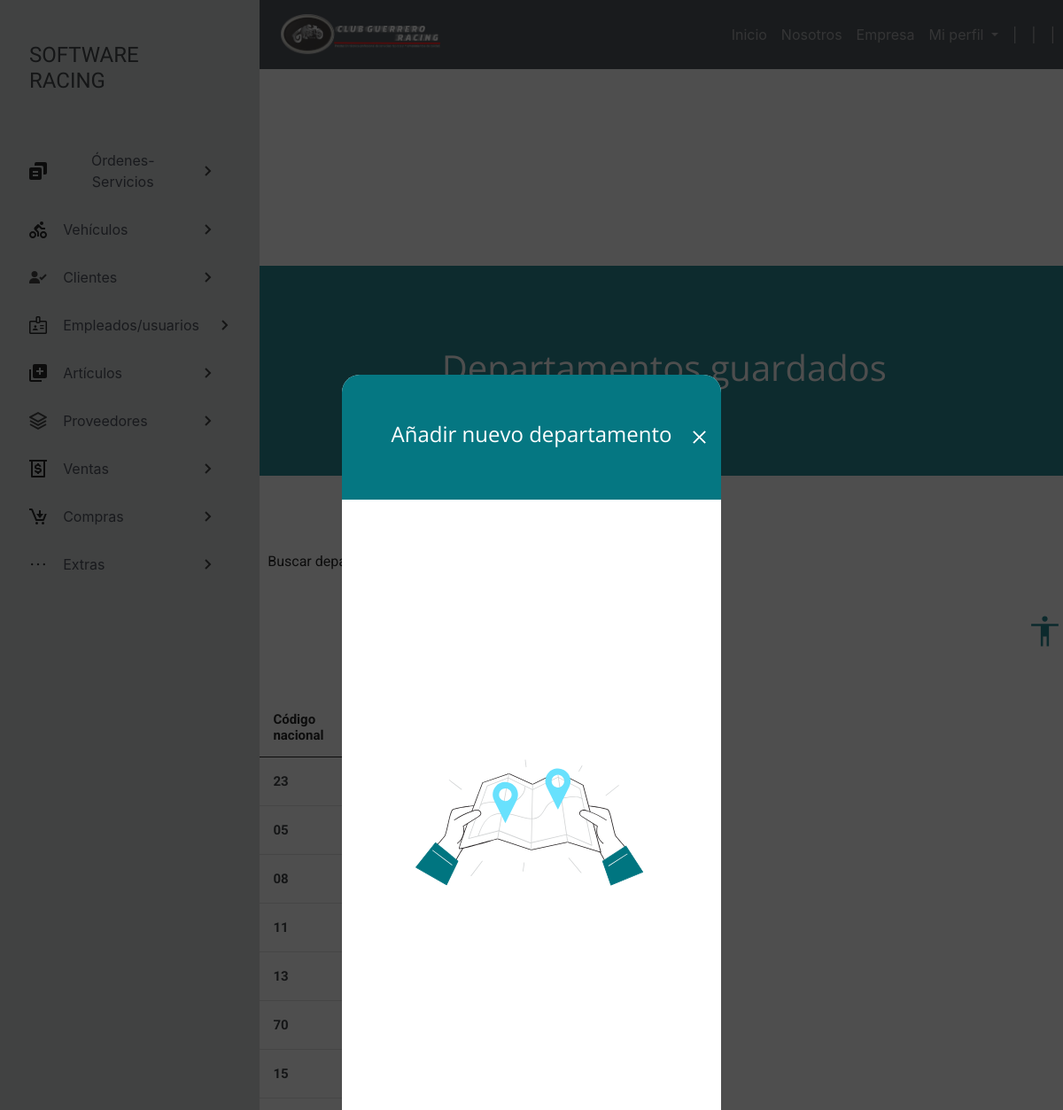
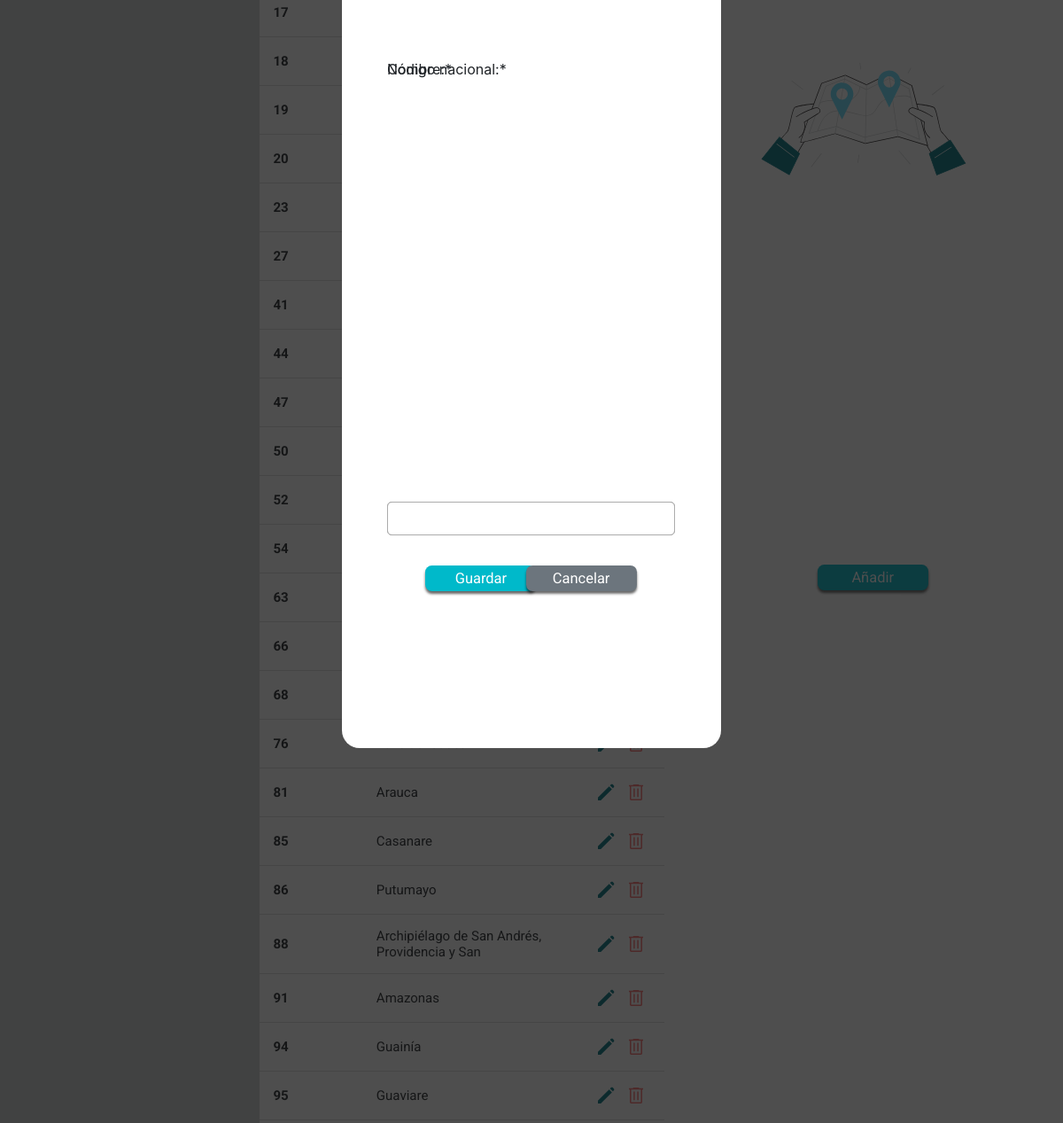
Screenshot of /extras/departamentos/ (signed in) with the database file from the repository (2 pictures, top to bottom).
### usuarios/models.py (models this page shows, shortened)
class Departamentos(models.Model):
    id_depart = models.CharField(max_length=10, verbose_name="Código nacional:")
    dep_nombre = models.CharField(max_length=45, verbose_name="Nombre:")
    class Estado(models.TextChoices):
        ACTIVO = '1', _('Activo')
        INACTIVO = '0', _('Inactivo')
    dep_estado = models.CharField(max_length=1, choices=Estado.choices, default=Estado.ACTIVO, verbose_name="Estado:")

### usuarios/views.py (the view)
# urls.py: path('extras/departamentos/', departamentos, name='departamentos'),
@login_required(login_url='login')
@permission_required('usuarios.view_departamentos')
def departamentos(request):
    titulo = "Departamentos"
    departamentos = Departamentos.objects.filter(dep_estado = '1')
    busqueda = request.GET.get('dep_busqueda')
    if busqueda:
        departamentos = Departamentos.objects.filter(
            Q(id_depart__icontains = busqueda) |
            Q(dep_nombre__icontains = busqueda)
        ).distinct()
    if request.method == 'POST':
        form = DepartamentosForm(request.POST)
        if form.is_valid():
            form.save()
            messages.success(
                request,f"Se agregó el departamento {request.POST['dep_nombre']} exitosamente"
            )
            return redirect('departamentos')
        else:
            messages.error(
                request,f"Se ha producido un error al guardar el departamento"
            )
    else:
        form = DepartamentosForm()
    context = {
        'titulo': titulo,
        'departamentos': departamentos,
        'form': form
    }
    return render(request, 'usuarios/interfaz_departamentos.html', context)

### usuarios/forms.py
class DepartamentosForm(forms.ModelForm):
    class Meta:
        model= Departamentos
        exclude = ['dep_estado']

### main/context_processors.py (called while the page is built)
def sesion(request):
    usuario_actual = request.user
    image_user = r"../media/images/usuarios/default.png"
    if request.user.is_authenticated:
        if Empleados.objects.filter(user_id=usuario_actual.id):
            image_user = Empleados.objects.get(user_id=usuario_actual.id).emp_foto.url
    context = {
        'usuario_actual':usuario_actual,
        'image_user':image_user
    }
    return context

### main/templates/usuarios/interfaz_departamentos.html (shortened to what this page needs)
{% extends 'partials/bodyApp.html' %}
{% load crispy_forms_tags %}
{% load static %}
{% block css %}
<link rel="stylesheet" href="{% static 'css/interfaz_departamentos.css' %}">
{% endblock css %}
{% block contenido %}
<section>
    <div class="titulo_superior">
        <h2>Departamentos guardados</h2>
    </div>
    <div class="contenedor_form">
        <form method="GET">
            <label for="DepBusqueda" class="label_buscar">Buscar depatamento:</label>
            <button type="submit" id="btn_mostrar_filtro" class="btn btn-outline-success"></button>
        </form>
    </div>
    <div class="contenedor_tabla">
        <table>
            <thead>
                <tr>
                    <th>Código nacional</th>
                    <th>Departamento</th>
                    {% if perms.usuarios.change_departamentos or perms.usuarios.delete_departamentos %}
                    <th>Acciones</th>
                    {% endif %}
                </tr>
            </thead>
            <tbody>
                {% for depart in departamentos %}
                <tr>
                    <td>{{depart.id_depart}}</td>
                    <td>{{depart.dep_nombre}}</td>
                    {% if perms.usuarios.change_departamentos or perms.usuarios.delete_departamentos %}
                    <td>
                        {% if perms.usuarios.change_departamentos %}
                        <a href="{% url 'editar_departamento' depart.pk %}">
                            <img src="{% static 'img/editar.svg' %}" alt="Botón editar" id="btn_editar" title="Editar departamento">
                        </a>
                        {% endif %}
                        {% if perms.usuarios.delete_departamentos %}
                        <a href="#" onclick="eliminar_registros({{ depart.pk }})">
                            <img src="{% static 'img/eliminar.svg' %}" alt="Botón editar" class="btn_eliminar" title="Mover a papelera">
                        </a>
                        {% endif %}
                    </td>
                    {% endif %}
                </tr>
                {% endfor %}
            </tbody>
        </table>
    </div>
    <img src="{% static 'img/ilustracion_departamentos.svg' %}" alt="Ilustración relaacionada a departamentos"
        id="img1">
    {% if perms.usuarios.add_departamentos %}
    <a href="#" id="btn_anadir" title="Añadir nuevo departamento">Añadir</a>
    {% endif %}
</section>
<section class="modal-form ">
    <div class="container_modal-form">
        <div class="container_h2-form">
            <h2>Añadir nuevo departamento</h2>
            <a href="#" class="modal_close-form container_cerrar-form">
                <img src="{% static 'img/cerrar.svg' %}" alt="">
            </a>
        </div>
        <img src="{% static 'img/ilustracion_departamentos.svg' %}" alt="Imagen ilustrativa a ciudades" id="img2">
        {% if perms.usuarios.add_departamentos %}
        <form action="" method="POST">
            {{form|crispy}}
            <div class="frame_b">
                <button type="submit" value="Guardar" id="btn_guardar">Guardar</button>
                <button type="reset" value="Cacelar" id="btn_cancelar">Cancelar</button>
            </div>
        </form>
        {% endif %}
    </div>
</section>
{% endblock contenido %}

### static/css/frm_secundaria.css (style rules this page uses)
* { margin: 0; padding: 0; box-sizing: border-box; }
html, body { overflow-y: none; }
html { width: 100%; height: 100%; }
.eliminar_scroll { width: 100%; height: 100vh; overflow: hidden; }

### rows the page displays
Departamentos: id_depart "23"
Departamentos: id_depart "05"
Departamentos: id_depart "08"
Departamentos: id_depart "11"
Departamentos: id_depart "13"
Departamentos: id_depart "70"
Departamentos: id_depart "15"
Departamentos: id_depart "17"
Departamentos: id_depart "18"
Departamentos: id_depart "19"
Departamentos: id_depart "20"
Departamentos: id_depart "23"
Departamentos: id_depart "27"
Departamentos: id_depart "41"
Departamentos: id_depart "44"
Departamentos: id_depart "47"
Departamentos: id_depart "50"
Departamentos: id_depart "52"
Departamentos: id_depart "54"
Departamentos: id_depart "63"
Departamentos: id_depart "66"
Departamentos: id_depart "68"
Departamentos: id_depart "76"
Departamentos: id_depart "81", dep_nombre "Arauca"
Departamentos: id_depart "85", dep_nombre "Casanare"
Departamentos: id_depart "86", dep_nombre "Putumayo"
Departamentos: id_depart "88", dep_nombre "Archipiélago de San Andrés, Providencia y San"
Departamentos: id_depart "91", dep_nombre "Amazonas"
Departamentos: id_depart "94", dep_nombre "Guainía"
Departamentos: id_depart "95", dep_nombre "Guaviare"
